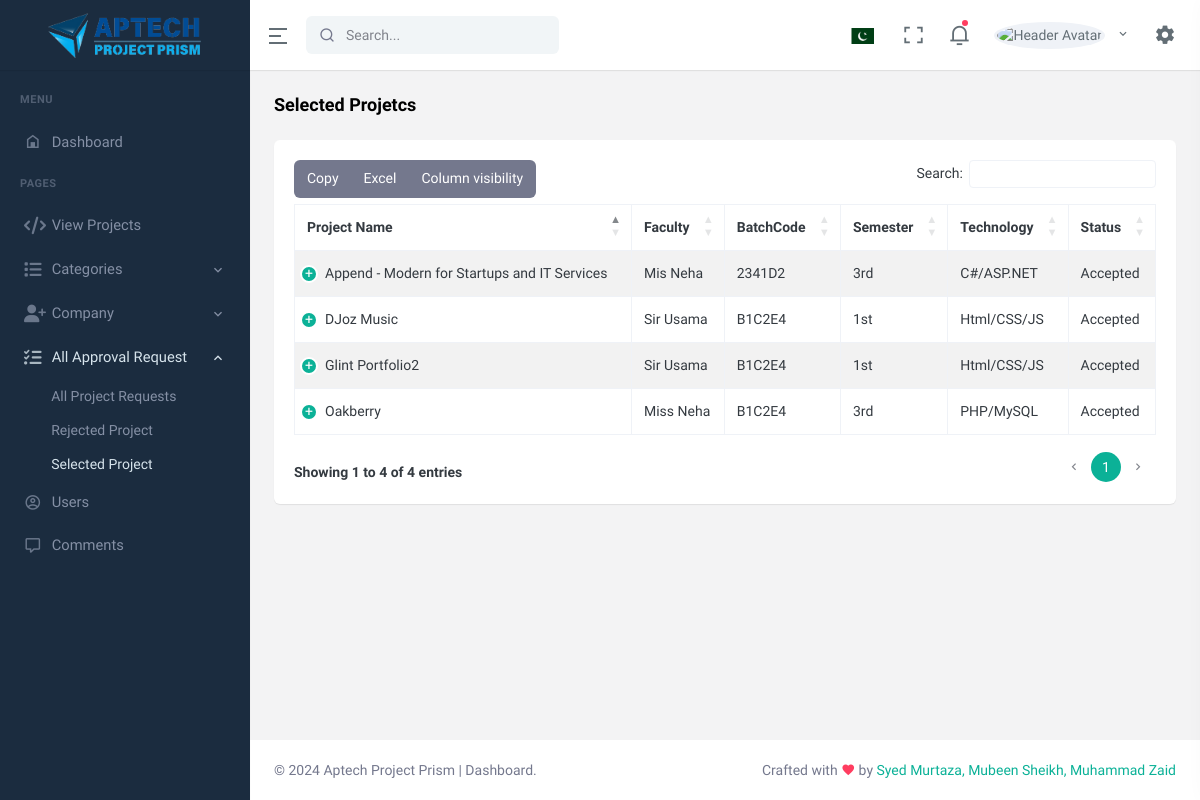
The page /Dashboard/selected_project.php on the database its author committed.
### tables this page shows
CREATE TABLE `project` (
  `project_id` int(11) NOT NULL,
  `project_name` varchar(255) NOT NULL,
  `project_faculty` varchar(255) NOT NULL,
  `project_batchcode` varchar(255) NOT NULL,
  `project_semester` varchar(255) NOT NULL,
  `project_url` text NOT NULL,
  `project_img` varchar(255) NOT NULL,
  `project_desc` text NOT NULL,
  `status` tinyint(4) NOT NULL DEFAULT 1,
  `user_id` int(11) NOT NULL,
  `category` int(11) NOT NULL,
  `Sta` varchar(255) NOT NULL,
  `Statuss` int(255) NOT NULL
);

CREATE TABLE `project_category` (
  `c_id` int(11) NOT NULL,
  `c_name` varchar(255) NOT NULL,
  `c_img` varchar(255) NOT NULL,
  `c_desc` varchar(255) NOT NULL,
  `user_id` int(11) NOT NULL,
  `status` tinyint(4) NOT NULL DEFAULT 1
);

### Dashboard/selected_project.php (the view, shortened to what this page needs)
<?php
include ('includes/header.php');
include ('includes/navbar.php');
include ('includes/sidebar.php');
include("config.php");
?>
<div id="layout-wrapper">
    <div class="main-content">
        <div class="page-content">
            <div class="container-fluid">
                <div class="row">
                    <div class="col-12">
                        <div class="page-title-box d-sm-flex align-items-center justify-content-between">
                            <h4 class="mb-sm-0">Selected Projetcs</h4>
                        </div>
                    </div>
                </div>
                <div class="row">
                    <div class="col-12">
                        <div class="card">
                            <div class="card-body">
                                <table id="datatable-buttons"
                                    class="table table-striped table-bordered dt-responsive nowrap"
                                    style="border-collapse: collapse; border-spacing: 0; width: 100%;">
                                    <thead>
                                        <tr>
                                            <th>Project Name</th>
                                            <th>Faculty</th>
                                            <th>BatchCode</th>
                                            <th>Semester</th>
                                            <th>Technology</th>
                                            <th>Status</th>
                                        </tr>
                                    </thead>
                                    <tbody>
                                    <?php
                              $fetch_project_join = "SELECT * from `project` as p inner join `project_category` as c on p.category = c.c_id where p.Statuss = 1";
                              $fetch_project_result = mysqli_query($connection, $fetch_project_join);
                              if (mysqli_num_rows($fetch_project_result) > 0) {
                                 while ($row = mysqli_fetch_assoc($fetch_project_result)) {
                            ?>
                                        <tr>
                                            <td><?php echo $row['project_name'] ?></td>
                                            <td><?php echo $row['project_faculty'] ?></td>
                                            <td><?php echo $row['project_batchcode'] ?></td>
                                            <td><?php echo $row['project_semester'] ?></td>
                                            <td><?php echo $row['c_name'] ?></td>
                                                <td><?php
                                                    if ($row['Statuss'] == "1") {
                                                        echo "Accepted";
                                                    }
                                                    elseif ($row['Statuss'] == "2") {
                                                        echo "Rejected";
                                                    }
                                                ?></td>
                                        </tr>
                                        <?php
                                 }
                              }
                              ?>
                                    </tbody>
                                </table>
                            </div>
                        </div>
                    </div>
                </div>
            </div>
        </div>
    </div>
</div>
<?php
include ('includes/footer.php');
?>

### rows shown on the page
project: project_name "Glint Portfolio2", project_faculty "Sir Usama", project_batchcode "B1C2E4", project_semester "1st", category.c_name "Html/CSS/JS", Statuss "Accepted"
project: project_name "Append - Modern for Startups and IT Services", project_faculty "Mis Neha", project_batchcode "2341D2", project_semester "3rd", category.c_name "C#/ASP.NET", Statuss "Accepted"
project: project_name "DJoz Music", project_faculty "Sir Usama", project_batchcode "B1C2E4", project_semester "1st", category.c_name "Html/CSS/JS", Statuss "Accepted"
project: project_name "Oakberry", project_faculty "Miss Neha", project_batchcode "B1C2E4", project_semester "3rd", category.c_name "PHP/MySQL", Statuss "Accepted"
